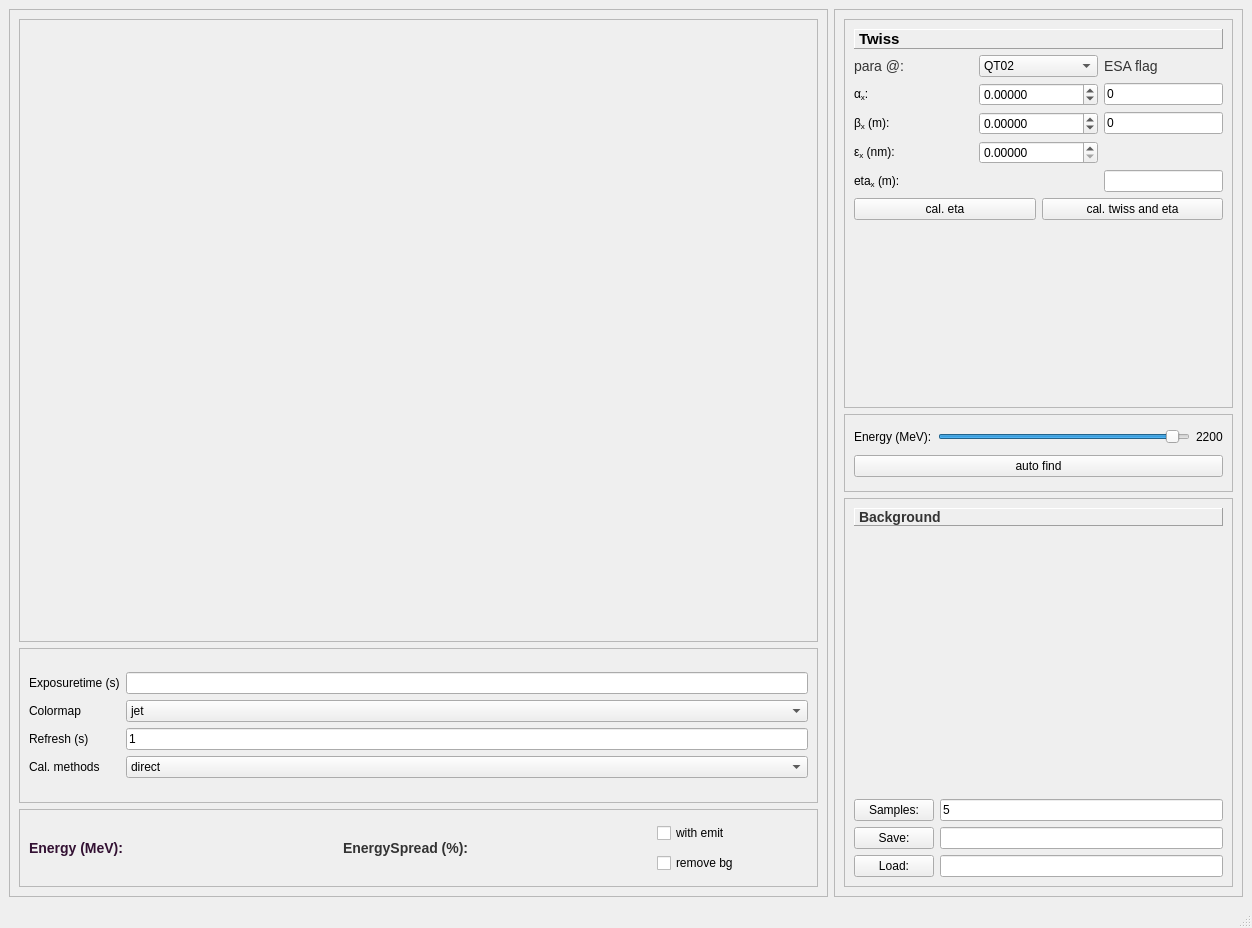
<?xml version="1.0" encoding="UTF-8"?>
<ui version="4.0">
 <class>MainWindow</class>
 <widget class="QMainWindow" name="MainWindow">
  <property name="geometry">
   <rect>
    <x>0</x>
    <y>0</y>
    <width>1252</width>
    <height>928</height>
   </rect>
  </property>
  <property name="windowTitle">
   <string>Energy Spectrum Analysis</string>
  </property>
  <widget class="QWidget" name="centralwidget">
   <layout class="QVBoxLayout" name="verticalLayout_2">
    <item>
     <layout class="QHBoxLayout" name="horizontalLayout_2" stretch="2,1">
      <item>
       <widget class="QFrame" name="frame">
        <property name="frameShape">
         <enum>QFrame::StyledPanel</enum>
        </property>
        <property name="frameShadow">
         <enum>QFrame::Raised</enum>
        </property>
        <layout class="QVBoxLayout" name="verticalLayout_4">
         <item>
          <layout class="QVBoxLayout" name="verticalLayout_3" stretch="8,2,1">
           <item>
            <widget class="QFrame" name="frame_3">
             <property name="frameShape">
              <enum>QFrame::StyledPanel</enum>
             </property>
             <property name="frameShadow">
              <enum>QFrame::Raised</enum>
             </property>
             <layout class="QVBoxLayout" name="verticalLayout_6">
              <item>
               <layout class="QVBoxLayout" name="verticalLayout_5">
                <item>
                 <widget class="MplWidget" name="ESAflag_image" native="true"/>
                </item>
                <item>
                 <widget class="MplWidget" name="energy_plot" native="true"/>
                </item>
               </layout>
              </item>
             </layout>
            </widget>
           </item>
           <item>
            <widget class="QFrame" name="frame_4">
             <property name="frameShape">
              <enum>QFrame::StyledPanel</enum>
             </property>
             <property name="frameShadow">
              <enum>QFrame::Raised</enum>
             </property>
             <layout class="QVBoxLayout" name="verticalLayout_8">
              <item>
               <layout class="QGridLayout" name="gridLayout">
                <item row="2" column="0">
                 <widget class="QLabel" name="label_3">
                  <property name="text">
                   <string>Refresh (s)</string>
                  </property>
                 </widget>
                </item>
                <item row="0" column="1">
                 <widget class="QLineEdit" name="lineEdit_expotime"/>
                </item>
                <item row="2" column="1">
                 <widget class="QLineEdit" name="lineEdit_refresh">
                  <property name="text">
                   <string>1</string>
                  </property>
                 </widget>
                </item>
                <item row="1" column="0">
                 <widget class="QLabel" name="label_2">
                  <property name="text">
                   <string>Colormap</string>
                  </property>
                 </widget>
                </item>
                <item row="1" column="1">
                 <widget class="QComboBox" name="comboBox_colormap">
                  <item>
                   <property name="text">
                    <string>jet</string>
                   </property>
                  </item>
                  <item>
                   <property name="text">
                    <string>viridis</string>
                   </property>
                  </item>
                  <item>
                   <property name="text">
                    <string>hot</string>
                   </property>
                  </item>
                  <item>
                   <property name="text">
                    <string>summer</string>
                   </property>
                  </item>
                  <item>
                   <property name="text">
                    <string>gnuplot</string>
                   </property>
                  </item>
                  <item>
                   <property name="text">
                    <string>plasma</string>
                   </property>
                  </item>
                 </widget>
                </item>
                <item row="0" column="0">
                 <widget class="QLabel" name="label">
                  <property name="text">
                   <string>Exposuretime (s)</string>
                  </property>
                 </widget>
                </item>
                <item row="3" column="0">
                 <widget class="QLabel" name="label_10">
                  <property name="text">
                   <string>Cal. methods</string>
                  </property>
                 </widget>
                </item>
                <item row="3" column="1">
                 <widget class="QComboBox" name="comboBox_fitmethod">
                  <item>
                   <property name="text">
                    <string>direct</string>
                   </property>
                  </item>
                  <item>
                   <property name="text">
                    <string>Gauss fit</string>
                   </property>
                  </item>
                 </widget>
                </item>
               </layout>
              </item>
             </layout>
            </widget>
           </item>
           <item>
            <widget class="QFrame" name="frame_5">
             <property name="frameShape">
              <enum>QFrame::StyledPanel</enum>
             </property>
             <property name="frameShadow">
              <enum>QFrame::Raised</enum>
             </property>
             <layout class="QHBoxLayout" name="horizontalLayout_7">
              <item>
               <layout class="QHBoxLayout" name="horizontalLayout_6">
                <item>
                 <widget class="QLabel" name="label_4">
                  <property name="styleSheet">
                   <string notr="true">QLabel {
    color: #313; 
    font: bold 14px;
}</string>
                  </property>
                  <property name="text">
                   <string>Energy (MeV):</string>
                  </property>
                 </widget>
                </item>
                <item>
                 <widget class="QLabel" name="label_energy">
                  <property name="styleSheet">
                   <string notr="true">QLabel {
    color: #333; 
    font: bold 14px;
}</string>
                  </property>
                  <property name="text">
                   <string/>
                  </property>
                 </widget>
                </item>
                <item>
                 <widget class="QLabel" name="label_6">
                  <property name="styleSheet">
                   <string notr="true">QLabel {
    color: #333; 
    font: bold 14px;
}</string>
                  </property>
                  <property name="text">
                   <string>EnergySpread (%):</string>
                  </property>
                 </widget>
                </item>
                <item>
                 <widget class="QLabel" name="label_energyspread">
                  <property name="styleSheet">
                   <string notr="true">QLabel {
    color: #333; 
    font: bold 14px;
}</string>
                  </property>
                  <property name="text">
                   <string/>
                  </property>
                 </widget>
                </item>
                <item>
                 <layout class="QVBoxLayout" name="verticalLayout_13">
                  <item>
                   <widget class="QCheckBox" name="checkBox_emit">
                    <property name="text">
                     <string>with emit</string>
                    </property>
                   </widget>
                  </item>
                  <item>
                   <widget class="QCheckBox" name="checkBox_bg">
                    <property name="text">
                     <string>remove bg</string>
                    </property>
                   </widget>
                  </item>
                 </layout>
                </item>
               </layout>
              </item>
             </layout>
            </widget>
           </item>
          </layout>
         </item>
        </layout>
       </widget>
      </item>
      <item>
       <widget class="QFrame" name="frame_2">
        <property name="frameShape">
         <enum>QFrame::StyledPanel</enum>
        </property>
        <property name="frameShadow">
         <enum>QFrame::Raised</enum>
        </property>
        <layout class="QVBoxLayout" name="verticalLayout_7">
         <item>
          <layout class="QVBoxLayout" name="verticalLayout" stretch="5,1,5">
           <item>
            <widget class="QFrame" name="frame_6">
             <property name="frameShape">
              <enum>QFrame::StyledPanel</enum>
             </property>
             <property name="frameShadow">
              <enum>QFrame::Raised</enum>
             </property>
             <layout class="QVBoxLayout" name="verticalLayout_9">
              <item>
               <widget class="QLabel" name="label_13">
                <property name="styleSheet">
                 <string notr="true">QLabel {
    color: #333; 
    font: bold 14px;
}</string>
                </property>
                <property name="frameShape">
                 <enum>QFrame::Panel</enum>
                </property>
                <property name="frameShadow">
                 <enum>QFrame::Raised</enum>
                </property>
                <property name="text">
                 <string>&lt;!DOCTYPE HTML PUBLIC &quot;-//W3C//DTD HTML 4.0//EN&quot; &quot;http://www.w3.org/TR/REC-html40/strict.dtd&quot;&gt;
&lt;html&gt;&lt;head&gt;&lt;meta name=&quot;qrichtext&quot; content=&quot;1&quot; /&gt;&lt;style type=&quot;text/css&quot;&gt;
p, li { white-space: pre-wrap; }
&lt;/style&gt;&lt;/head&gt;&lt;body style=&quot; font-family:'Sans Serif'; font-size:14px; font-weight:600; font-style:normal;&quot;&gt;
&lt;p style=&quot; margin-top:12px; margin-bottom:12px; margin-left:0px; margin-right:0px; -qt-block-indent:0; text-indent:0px;&quot;&gt;&lt;span style=&quot; font-size:11pt; color:#000000;&quot;&gt;Twiss&lt;/span&gt;&lt;/p&gt;&lt;/body&gt;&lt;/html&gt;</string>
                </property>
                <property name="alignment">
                 <set>Qt::AlignLeading|Qt::AlignLeft|Qt::AlignVCenter</set>
                </property>
               </widget>
              </item>
              <item>
               <layout class="QVBoxLayout" name="verticalLayout_11">
                <item>
                 <layout class="QGridLayout" name="gridLayout_3" rowstretch="0,0,0,0,0" columnstretch="1,1,1">
                  <item row="3" column="1">
                   <widget class="QDoubleSpinBox" name="doubleSpinBox_emi_in">
                    <property name="decimals">
                     <number>5</number>
                    </property>
                    <property name="maximum">
                     <double>9999.989999999999782</double>
                    </property>
                   </widget>
                  </item>
                  <item row="2" column="2">
                   <widget class="QLineEdit" name="lineEdit_beta_ESAflag">
                    <property name="text">
                     <string>0</string>
                    </property>
                    <property name="readOnly">
                     <bool>true</bool>
                    </property>
                   </widget>
                  </item>
                  <item row="4" column="0">
                   <widget class="QLabel" name="label_eta">
                    <property name="text">
                     <string>&lt;html&gt;&lt;head/&gt;&lt;body&gt;&lt;p&gt;eta&lt;span style=&quot; vertical-align:sub;&quot;&gt;x&lt;/span&gt; (m):&lt;/p&gt;&lt;/body&gt;&lt;/html&gt;</string>
                    </property>
                   </widget>
                  </item>
                  <item row="1" column="0">
                   <widget class="QLabel" name="label_5">
                    <property name="text">
                     <string>&lt;html&gt;&lt;head/&gt;&lt;body&gt;&lt;p&gt;α&lt;span style=&quot; vertical-align:sub;&quot;&gt;x&lt;/span&gt;: &lt;/p&gt;&lt;/body&gt;&lt;/html&gt;</string>
                    </property>
                   </widget>
                  </item>
                  <item row="4" column="2">
                   <widget class="QLineEdit" name="lineEdit_eta_ESAflag">
                    <property name="readOnly">
                     <bool>true</bool>
                    </property>
                   </widget>
                  </item>
                  <item row="2" column="1">
                   <widget class="QDoubleSpinBox" name="doubleSpinBox_beta_in">
                    <property name="decimals">
                     <number>5</number>
                    </property>
                    <property name="minimum">
                     <double>-9999.000000000000000</double>
                    </property>
                    <property name="maximum">
                     <double>9999.000000000000000</double>
                    </property>
                   </widget>
                  </item>
                  <item row="3" column="0">
                   <widget class="QLabel" name="label_8">
                    <property name="whatsThis">
                     <string>&lt;html&gt;&lt;head/&gt;&lt;body&gt;&lt;p&gt;geometric emittance&lt;/p&gt;&lt;/body&gt;&lt;/html&gt;</string>
                    </property>
                    <property name="text">
                     <string>&lt;html&gt;&lt;head/&gt;&lt;body&gt;&lt;p&gt;ε&lt;span style=&quot; vertical-align:sub;&quot;&gt;x&lt;/span&gt; (nm): &lt;/p&gt;&lt;/body&gt;&lt;/html&gt;</string>
                    </property>
                   </widget>
                  </item>
                  <item row="1" column="1">
                   <widget class="QDoubleSpinBox" name="doubleSpinBox_alpha_in">
                    <property name="decimals">
                     <number>5</number>
                    </property>
                    <property name="minimum">
                     <double>-9999.000000000000000</double>
                    </property>
                    <property name="maximum">
                     <double>9999.000000000000000</double>
                    </property>
                   </widget>
                  </item>
                  <item row="2" column="0">
                   <widget class="QLabel" name="label_7">
                    <property name="text">
                     <string>&lt;html&gt;&lt;head/&gt;&lt;body&gt;&lt;p&gt;β&lt;span style=&quot; vertical-align:sub;&quot;&gt;x&lt;/span&gt; (m): &lt;/p&gt;&lt;/body&gt;&lt;/html&gt;</string>
                    </property>
                   </widget>
                  </item>
                  <item row="1" column="2">
                   <widget class="QLineEdit" name="lineEdit_alpha_ESAflag">
                    <property name="text">
                     <string>0</string>
                    </property>
                    <property name="readOnly">
                     <bool>true</bool>
                    </property>
                   </widget>
                  </item>
                  <item row="0" column="2">
                   <widget class="QLabel" name="label_11">
                    <property name="styleSheet">
                     <string notr="true">QLabel {
    color: #333; 
    font:  14px;
}</string>
                    </property>
                    <property name="text">
                     <string>ESA flag</string>
                    </property>
                   </widget>
                  </item>
                  <item row="0" column="0">
                   <widget class="QLabel" name="label_9">
                    <property name="styleSheet">
                     <string notr="true">QLabel {
    color: #333; 
    font:  14px;
}</string>
                    </property>
                    <property name="text">
                     <string>para @:</string>
                    </property>
                   </widget>
                  </item>
                  <item row="0" column="1">
                   <widget class="QComboBox" name="comboBox_start_element">
                    <item>
                     <property name="text">
                      <string>QT02</string>
                     </property>
                    </item>
                    <item>
                     <property name="text">
                      <string>QL15</string>
                     </property>
                    </item>
                    <item>
                     <property name="text">
                      <string>QL16</string>
                     </property>
                    </item>
                   </widget>
                  </item>
                 </layout>
                </item>
               </layout>
              </item>
              <item>
               <layout class="QGridLayout" name="gridLayout_2">
                <item row="0" column="0">
                 <widget class="QPushButton" name="pushButton_cal_disp">
                  <property name="text">
                   <string>cal. eta</string>
                  </property>
                 </widget>
                </item>
                <item row="0" column="1">
                 <widget class="QPushButton" name="pushButton_cal_twiss_disp">
                  <property name="text">
                   <string>cal. twiss and eta</string>
                  </property>
                 </widget>
                </item>
               </layout>
              </item>
              <item>
               <spacer name="verticalSpacer">
                <property name="orientation">
                 <enum>Qt::Vertical</enum>
                </property>
                <property name="sizeHint" stdset="0">
                 <size>
                  <width>20</width>
                  <height>40</height>
                 </size>
                </property>
               </spacer>
              </item>
             </layout>
            </widget>
           </item>
           <item>
            <widget class="QFrame" name="frame_8">
             <property name="frameShape">
              <enum>QFrame::StyledPanel</enum>
             </property>
             <property name="frameShadow">
              <enum>QFrame::Raised</enum>
             </property>
             <layout class="QVBoxLayout" name="verticalLayout_14">
              <item>
               <layout class="QGridLayout" name="gridLayout_6">
                <item row="0" column="0">
                 <widget class="QLabel" name="label_14">
                  <property name="text">
                   <string>Energy (MeV):</string>
                  </property>
                 </widget>
                </item>
                <item row="0" column="1">
                 <widget class="QSlider" name="slider_energy">
                  <property name="maximum">
                   <number>2300</number>
                  </property>
                  <property name="sliderPosition">
                   <number>2200</number>
                  </property>
                  <property name="orientation">
                   <enum>Qt::Horizontal</enum>
                  </property>
                 </widget>
                </item>
                <item row="0" column="2">
                 <widget class="QLabel" name="label_sliderenergy">
                  <property name="text">
                   <string>2200</string>
                  </property>
                 </widget>
                </item>
               </layout>
              </item>
              <item>
               <widget class="QPushButton" name="pushButton_autoFind">
                <property name="text">
                 <string>auto find</string>
                </property>
               </widget>
              </item>
             </layout>
            </widget>
           </item>
           <item>
            <widget class="QFrame" name="frame_7">
             <property name="frameShape">
              <enum>QFrame::StyledPanel</enum>
             </property>
             <property name="frameShadow">
              <enum>QFrame::Raised</enum>
             </property>
             <layout class="QVBoxLayout" name="verticalLayout_10">
              <item>
               <widget class="QLabel" name="label_12">
                <property name="layoutDirection">
                 <enum>Qt::LeftToRight</enum>
                </property>
                <property name="styleSheet">
                 <string notr="true">QLabel {
    color: #333; 
    font:bold 14px;
}</string>
                </property>
                <property name="frameShape">
                 <enum>QFrame::Panel</enum>
                </property>
                <property name="frameShadow">
                 <enum>QFrame::Raised</enum>
                </property>
                <property name="lineWidth">
                 <number>1</number>
                </property>
                <property name="midLineWidth">
                 <number>0</number>
                </property>
                <property name="text">
                 <string>Background</string>
                </property>
                <property name="alignment">
                 <set>Qt::AlignLeading|Qt::AlignLeft|Qt::AlignVCenter</set>
                </property>
                <property name="margin">
                 <number>1</number>
                </property>
               </widget>
              </item>
              <item>
               <layout class="QVBoxLayout" name="verticalLayout_12" stretch="5,1">
                <item>
                 <widget class="MplWidget" name="background_plot" native="true"/>
                </item>
                <item>
                 <layout class="QGridLayout" name="gridLayout_4">
                  <item row="2" column="0">
                   <widget class="QPushButton" name="pushButton_load">
                    <property name="text">
                     <string>Load:</string>
                    </property>
                   </widget>
                  </item>
                  <item row="2" column="1">
                   <widget class="QLineEdit" name="lineEdit"/>
                  </item>
                  <item row="0" column="1">
                   <widget class="QLineEdit" name="lineEdit_samples">
                    <property name="text">
                     <string>5</string>
                    </property>
                   </widget>
                  </item>
                  <item row="1" column="0">
                   <widget class="QPushButton" name="pushButton_save">
                    <property name="text">
                     <string>Save:</string>
                    </property>
                   </widget>
                  </item>
                  <item row="1" column="1">
                   <widget class="QLineEdit" name="lineEdit_3"/>
                  </item>
                  <item row="0" column="0">
                   <widget class="QPushButton" name="pushButton_sapmles">
                    <property name="text">
                     <string>Samples:</string>
                    </property>
                   </widget>
                  </item>
                 </layout>
                </item>
               </layout>
              </item>
             </layout>
            </widget>
           </item>
          </layout>
         </item>
        </layout>
       </widget>
      </item>
     </layout>
    </item>
   </layout>
  </widget>
  <widget class="QMenuBar" name="menubar">
   <property name="geometry">
    <rect>
     <x>0</x>
     <y>0</y>
     <width>1252</width>
     <height>20</height>
    </rect>
   </property>
  </widget>
  <widget class="QStatusBar" name="statusbar"/>
 </widget>
 <customwidgets>
  <customwidget>
   <class>MplWidget</class>
   <extends>QWidget</extends>
   <header>mplwidget.h</header>
   <container>1</container>
  </customwidget>
 </customwidgets>
 <resources/>
 <connections/>
</ui>
